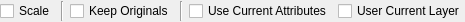
<?xml version="1.0" encoding="UTF-8"?>
<ui version="4.0">
 <class>LC_ModifyAlignRefOptions</class>
 <widget class="QWidget" name="LC_ModifyAlignRefOptions">
  <property name="geometry">
   <rect>
    <x>0</x>
    <y>0</y>
    <width>445</width>
    <height>22</height>
   </rect>
  </property>
  <property name="windowTitle">
   <string>Form</string>
  </property>
  <layout class="QGridLayout" name="gridLayout">
   <property name="leftMargin">
    <number>0</number>
   </property>
   <property name="topMargin">
    <number>1</number>
   </property>
   <property name="rightMargin">
    <number>0</number>
   </property>
   <property name="bottomMargin">
    <number>1</number>
   </property>
   <item row="0" column="1">
    <widget class="Line" name="line_2">
     <property name="orientation">
      <enum>Qt::Vertical</enum>
     </property>
    </widget>
   </item>
   <item row="0" column="3">
    <widget class="Line" name="line">
     <property name="orientation">
      <enum>Qt::Vertical</enum>
     </property>
    </widget>
   </item>
   <item row="0" column="4">
    <widget class="QCheckBox" name="cbCurrentAttr">
     <property name="toolTip">
      <string>If checked, current attributes will be used for mirrored entities, otherwise - original ones. </string>
     </property>
     <property name="text">
      <string>Use Current Attributes</string>
     </property>
    </widget>
   </item>
   <item row="0" column="2">
    <widget class="QCheckBox" name="cbKeepOriginals">
     <property name="toolTip">
      <string>If unchecked, original entities will be removed, otherwise they will survive.</string>
     </property>
     <property name="text">
      <string>Keep Originals</string>
     </property>
    </widget>
   </item>
   <item row="0" column="5">
    <widget class="QCheckBox" name="cbLayer">
     <property name="toolTip">
      <string>If checked, mirrored entities will be placed on current layer, otherwise they will be placed into original layers.</string>
     </property>
     <property name="text">
      <string>User Current Layer</string>
     </property>
    </widget>
   </item>
   <item row="0" column="0">
    <widget class="QCheckBox" name="cbScale">
     <property name="toolTip">
      <string>If checked, entities will be scaled if necessary. Otherwise, they will be just positioned and rotated.</string>
     </property>
     <property name="text">
      <string>Scale</string>
     </property>
    </widget>
   </item>
  </layout>
 </widget>
 <resources/>
 <connections/>
</ui>
